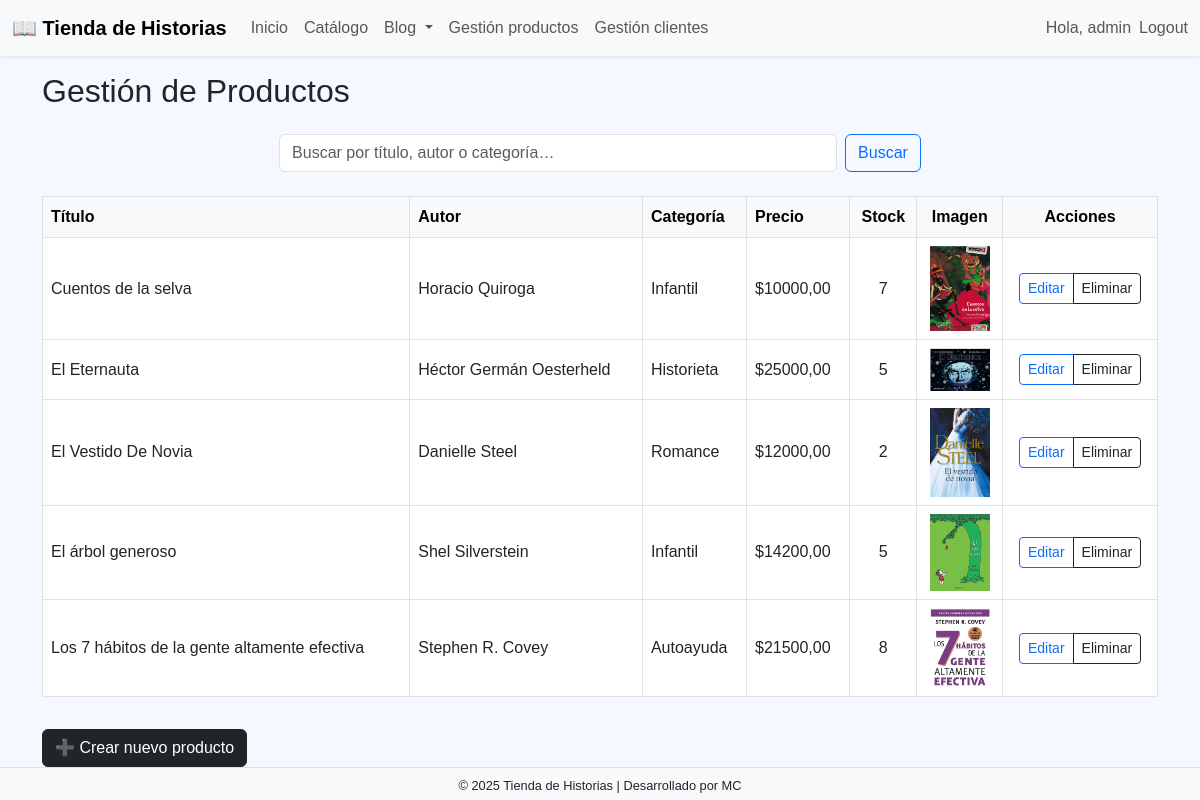
Before: /productos/list/ (signed in) with the older database file.
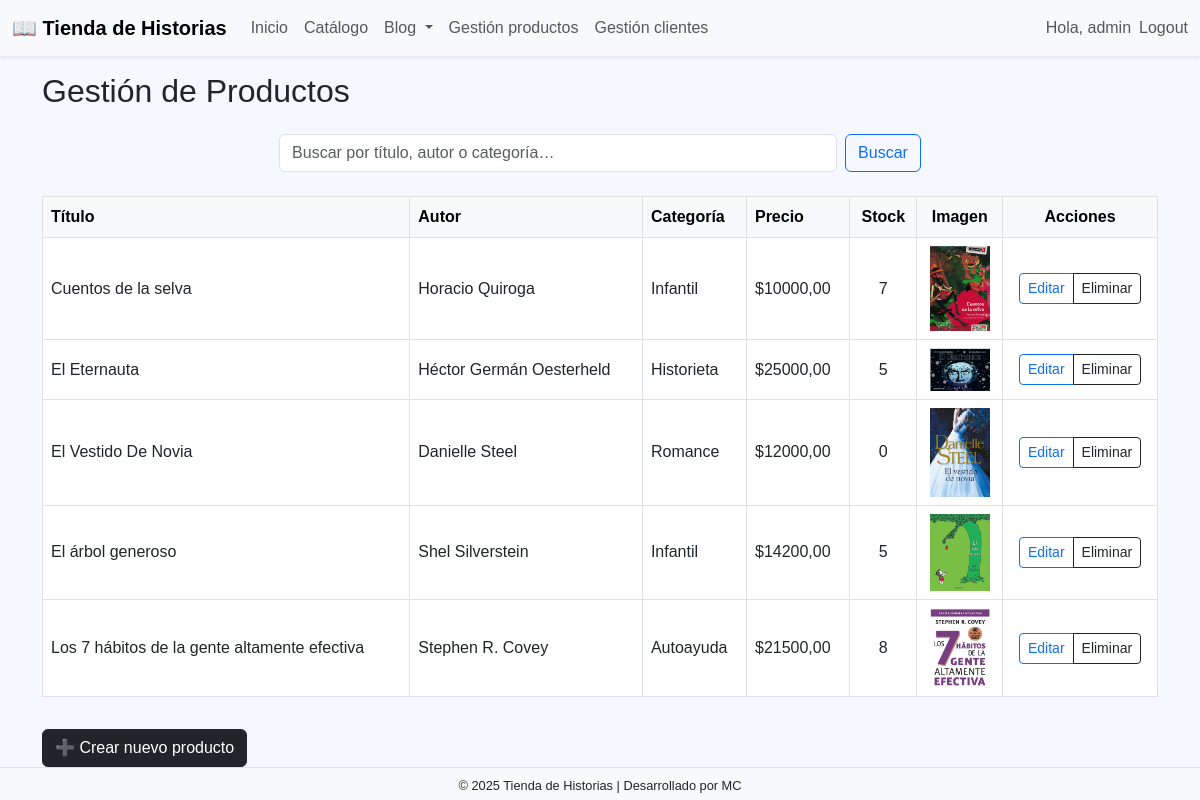
After: the same page with the newer database file.
### product/models.py (models this page shows, shortened)
class Product(models.Model):
    title = models.CharField(max_length=200)
    author = models.CharField(max_length=100)
    description = models.TextField()
    price = models.DecimalField(max_digits=8, decimal_places=2)
    stock = models.PositiveIntegerField()
    category = models.ForeignKey(Category, on_delete=models.SET_NULL, null=True)
    image = models.ImageField(upload_to='product_images/', blank=True, null=True)
    created_at = models.DateTimeField(auto_now_add=True)

class Category(models.Model):
    name = models.CharField(max_length=100, unique=True)
    class Meta:
        ordering = ["name"]
        verbose_name = "Category"
        verbose_name_plural = "Categories"
    def __str__(self):
        return self.name

### product/views.py (the view)
# urls.py: path('list/', views.product_list, name='product_list'),
@user_passes_test(is_staff)
def product_list(request):
    query = request.GET.get("search", "").strip()
    if query:
        products = Product.objects.filter(
            Q(title__icontains=query) |
            Q(author__icontains=query) |
            Q(category__name__icontains=query)
        ).order_by("title")
    else:
        products = Product.objects.all().order_by("title")
    context = {"products": products, "search": query}
    return render(request, "product/product_list.html", context)

### product/views.py (called while the page is built)
def is_staff(user):
    return user.is_authenticated and user.is_staff

### product/templates/product/product_list.html (shortened to what this page needs)
{% extends 'core/base.html' %}
{% load static %}
{% block content %}
<div class="container mt-3">
  <h2 class="mb-4">Gestión de Productos</h2>
  <form method="get" class="d-flex justify-content-center mb-4">
    <input
      type="text"
      name="search"
      class="form-control w-50 me-2"
      placeholder="Buscar por título, autor o categoría…"
      value="{{ search|default:'' }}"
    >
    <button class="btn btn-outline-primary" type="submit">Buscar</button>
  </form>
  {% if products %}
    <table class="table table-hover table-bordered align-middle">
      <thead class="table-light">
        <tr>
          <th>Título</th>
          <th>Autor</th>
          <th>Categoría</th>
          <th>Precio</th>
          <th class="text-center">Stock</th>
          <th class="text-center">Imagen</th>
          <th class="text-center">Acciones</th>
        </tr>
      </thead>
      <tbody>
        {% for product in products %}
          <tr>
            <td>{{ product.title }}</td>
            <td>{{ product.author }}</td>
            <td>{{ product.category }}</td>
            <td>${{ product.price }}</td>
            <td class="text-center">{{ product.stock }}</td>
            <td class="text-center">
              {% if product.image %}
                <img src="{{ product.image.url }}" alt="{{ product.title }}" width="60">
              {% else %}
                <span class="text-muted">Sin imagen</span>
              {% endif %}
            </td>
            <td class="text-center">
              <div class="btn-group" role="group">
                <a href="{% url 'product:product_edit' product.id %}"
                   class="btn btn-sm btn-outline-primary">Editar</a>
                <a href="{% url 'product:product_delete' product.id %}"
                   class="btn btn-sm btn-outline-dark">Eliminar</a>
              </div>
            </td>
          </tr>
        {% endfor %}
      </tbody>
    </table>
  {% else %}
    <p class="text-center">No hay productos cargados.</p>
  {% endif %}
  <a href="{% url 'product:product_create' %}" class="btn btn-dark mt-3">
    ➕ Crear nuevo producto
  </a>
</div>
{% endblock %}

Changed rows visible on the page:
changed Product "El Vestido De Novia": stock "2" → "0"
